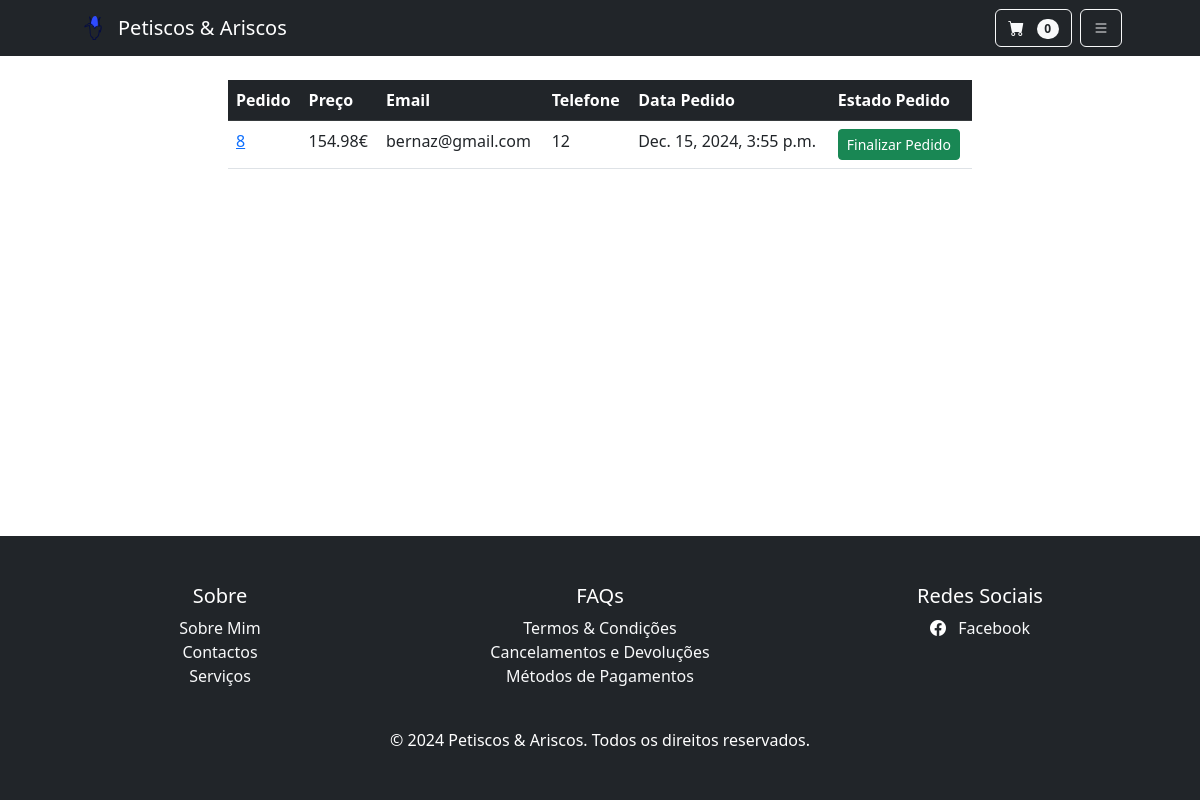
The page /pagamentos/pedidos_inacabados (signed in) on the database its author committed.
### pagamentos/models.py (models this page shows, shortened)
class Order(models.Model):
    user = models.ForeignKey(User, on_delete=models.CASCADE, null=True, blank=True)
    full_name = models.CharField(max_length=250)
    email = models.EmailField(max_length=250)
    shipping_address = models.TextField(max_length=1500)
    phone = models.CharField(max_length=200, null=True, blank=True)
    amount_paid = models.DecimalField(max_digits=10, decimal_places=2)
    date_ordered = models.DateTimeField(auto_now_add=True)
    shipped = models.BooleanField(default=False)
    date_shipped = models.DateTimeField(blank=True, null=True)

### pagamentos/views.py (the view, shortened to what this page needs)
# urls.py: path('pedidos_inacabados', views.not_shipped_dash, name='not_shipped_dash'),
def not_shipped_dash(request):
	if request.user.is_authenticated and request.user.is_superuser:
		orders = Order.objects.filter(shipped=False)
		return render(request, "payment/not_shipped_dash.html", {"orders":orders})
	else:
		messages.success(request, "Access Denied")
		return redirect('home')

### carrinho/cart.py (called while the page is built)
	def __len__(self):
		return len(self.cart)

### carrinho/context_processors.py (called while the page is built)
def cart(request):
	return {'cart': Cart(request)}

### pagamentos/templates/payment/not_shipped_dash.html (shortened to what this page needs)
{% extends 'base.html' %}
{% block content %}
        <div class="container">
            <div class="row">
                <center>
                    <div class="col-8">
                        <br/>
                        <table class="table">
                            <thead class="table-dark">
                                <tr>
                                    <th scope="col">Pedido</th>
                                    <th scope="col">Preço</th>
                                    <th scope="col">Email</th>
                                    <th scope="col">Telefone</th>
                                    <th scope="col">Data Pedido</th>
                                    <th scope="col">Estado Pedido</th>
                                </tr>
                            </thead>
                            <tbody>
                                {% for item in orders %}
                                <tr>
                                    <td><a href="{% url 'orders' item.id %}">{{ item.id }}</a></td>
                                    <td>{{ item.amount_paid }}€</td>
                                    <td>{{ item.email }}</td>
                                    <td>{{ item.phone }}</td>
                                    <td>{{ item.date_ordered }}</td>
                                    <td>
                                    <form method="POST">
                                            <button type="submit" class="btn btn-success btn-sm">Finalizar Pedido</button>
                                        </form>
                                    </td>
                                </tr>
                                {% endfor %}
                            </tbody>
                        </table>
                        <br/>
                    </div>
                </center>
            </div>
        </div>
{% endblock %}

### loja/templates/base.html (style rules this page uses)
html, body { height: 100%; margin: 0; }
body { display: flex; flex-direction: column; }

### rows shown on the page
Order: id "8", amount_paid "154.98", email "bernaz@gmail.com", phone "12", date_ordered "Dec. 15, 2024, 3:55 p.m."

### other values the page prints
{{ cart|length }} "0"
